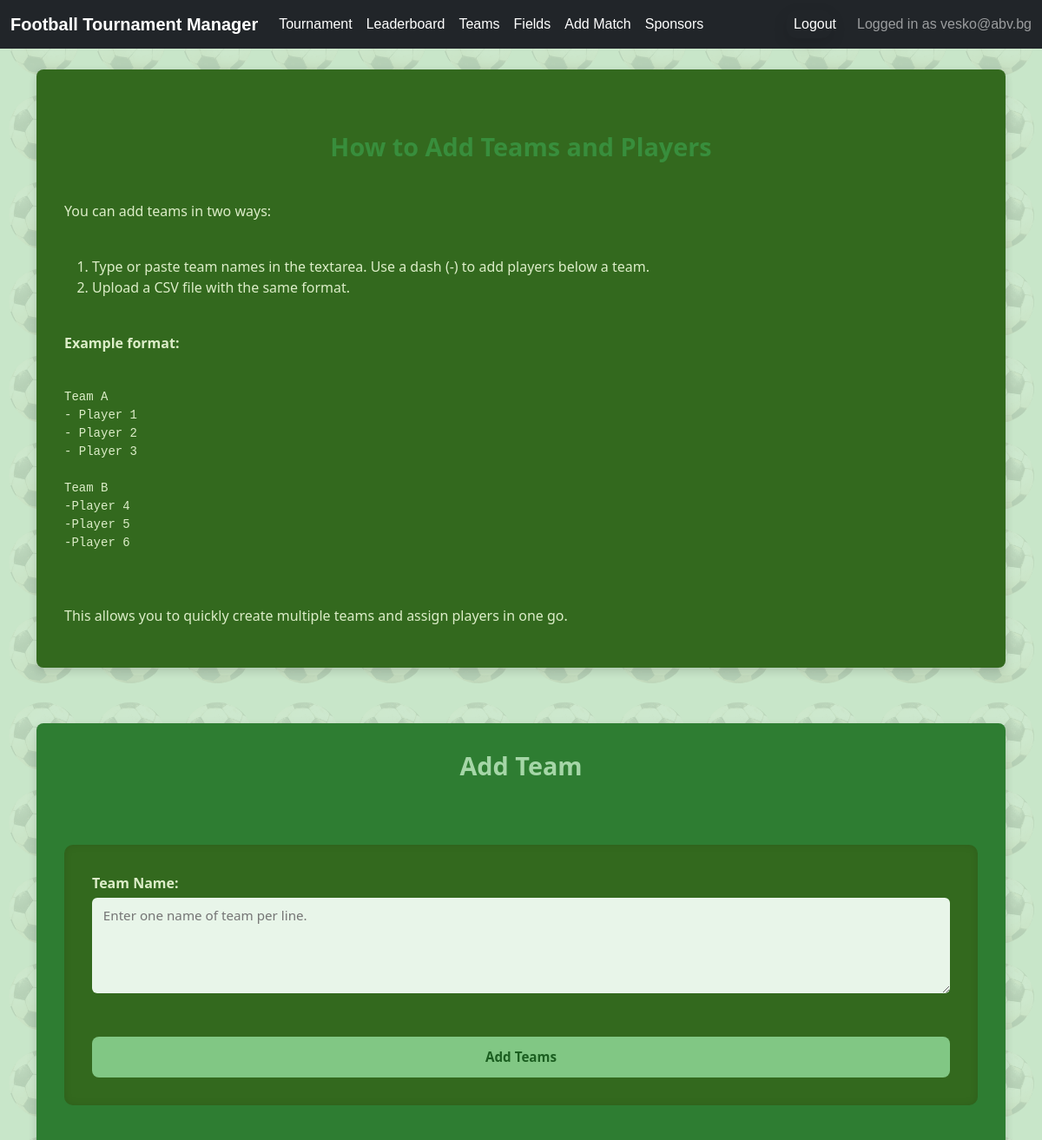
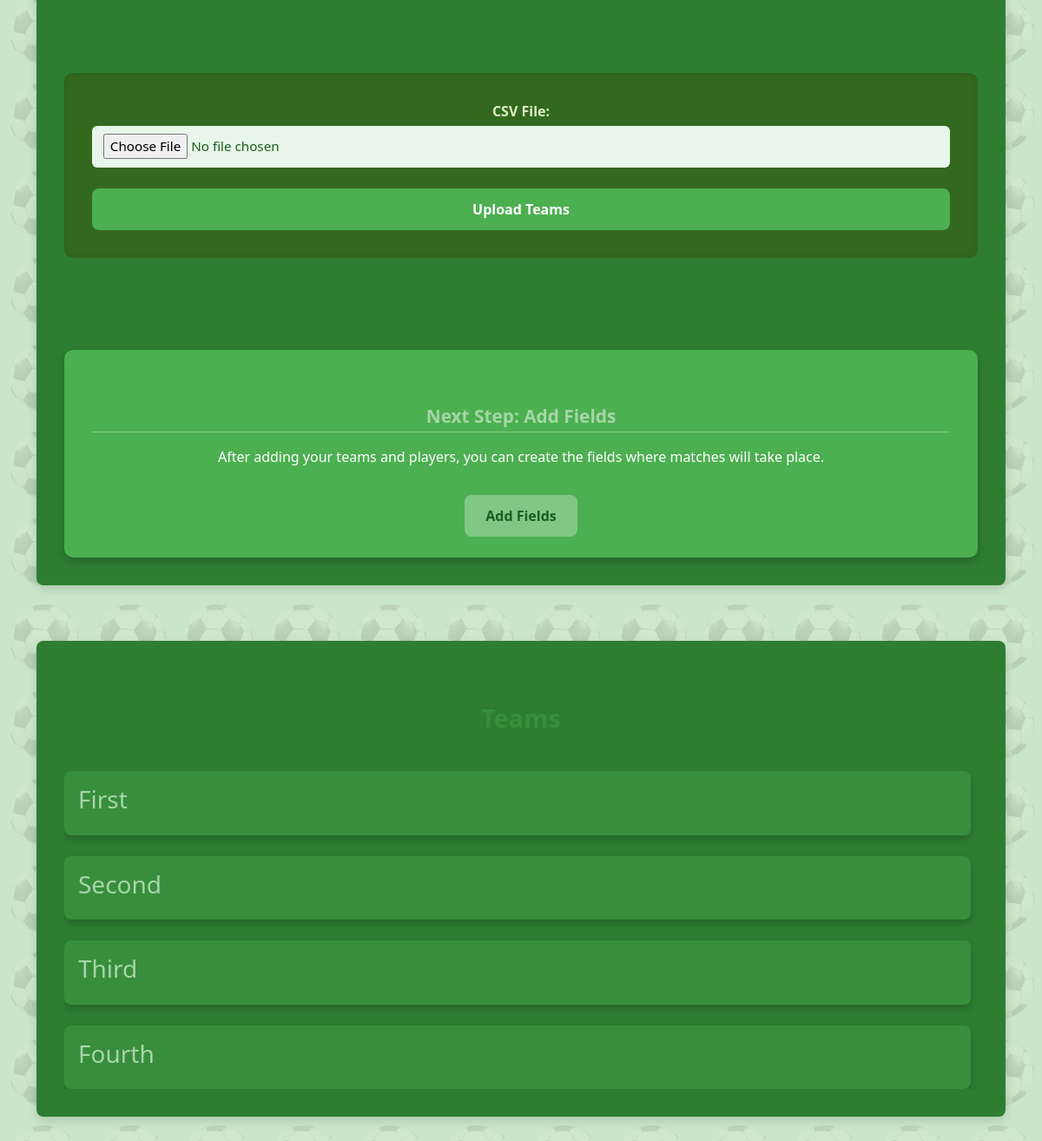
Page /tournament/24/teams/create/ (signed in) on the committed database (2 pictures, top to bottom).
### accounts/models.py (models this page shows)
class AppUser(AbstractBaseUser, PermissionsMixin):
    email = models.EmailField(
        unique=True,
    )
    date_joined = models.DateTimeField(
        default=timezone.now
    )
    is_active = models.BooleanField(
        default=True
    )
    is_staff = models.BooleanField(
        default=False
    )
    USERNAME_FIELD = 'email'
    REQUIRED_FIELDS = []
    objects = AppUserManager()
    def __str__(self):
        return self.email

### tournamentapp/models.py (models this page shows, shortened)
class Team(models.Model):
    name = models.CharField(
        max_length=100,
        verbose_name="Team Name",
        )
    tournament = models.ForeignKey(
        Tournament,
        on_delete=models.CASCADE,
        related_name='teams'
    )
    logo = models.ImageField(
        upload_to='team_logos/',
        blank=True,
        null=True,
        verbose_name="Team Logo",
        )
    tournament_points = models.PositiveIntegerField(
        default=0,
        verbose_name="Tournament Points",
        )
    match_points = models.PositiveIntegerField(
        default=0,
        verbose_name="Match Points",
        )
    class Meta:
        unique_together = ('name', 'tournament')

### tournamentapp/views.py (the view, shortened to what this page needs)
# urls.py: path('tournament/<int:tournament_id>/teams/create/', TeamCreateView.as_view(), name='team-create'),
class TeamCreateView(LoginRequiredMixin, CreateView):
    model = Team
    form_class = TeamCreateForm
    template_name = 'teams/team_form.html'
    def dispatch(self, request, *args, **kwargs):
        self.tournament_id = kwargs.get('tournament_id')
        self.tournament = get_object_or_404(Tournament, pk=self.tournament_id, owner=request.user)
        return super().dispatch(request, *args, **kwargs)
    def get_context_data(self, **kwargs):
        context = super().get_context_data(**kwargs)
        context['tournament'] = self.tournament
        context['teams'] = self.tournament.teams.all().prefetch_related('player_set')
        return context

### tournamentapp/forms.py (shortened to what this page needs)
class TeamCreateForm(forms.ModelForm):
    class Meta:
        model = Team
        fields = ['name',]
        widgets =  {
            'name': forms.Textarea(
                attrs = {
                    'rows': 4,
                    'placeholder': 'Enter one name of team per line.',
                    'class': 'form-input',
                }
            )
        }

### tournamentapp/context_processors.py (called while the page is built)
def current_tournament(request):
    tournament = Tournament.objects.first()
    return {'tournament': tournament}

### tournamentapp/templates/teams/team_form.html (shortened to what this page needs)
{% extends 'base.html' %}
{% block content %}
<div class="team-dashboard">
  <div class="dashboard-left">
    <h2>How to Add Teams and Players</h2>
    <p>
      You can add teams in two ways:
    </p>
    <ol>
      <li>Type or paste team names in the textarea. Use a dash (-) to add players below a team.</li>
      <li>Upload a CSV file with the same format.</li>
    </ol>
    <p><strong>Example format:</strong></p>
    <pre>
Team A
- Player 1
- Player 2
- Player 3
Team B
-Player 4
-Player 5
-Player 6
    </pre>
    <p>This allows you to quickly create multiple teams and assign players in one go.</p>
  </div>
  <div class="dashboard-center container team-form-container">
    <h1 class="page-title">Add Team</h1>
    <form method="post" enctype="multipart/form-data" class="form form-single">
      {{ form.as_p }}
      <button type="submit" class="btn btn-primary">Add Teams</button>
    </form>
    <form method="post" enctype="multipart/form-data" class="form form-batch">
      <div class="form-group">
        <label for="csv_file" class="form-label">CSV File:</label>
        <input type="file" name="csv_file" id="csv_file" class="form-input" accept=".csv" required>
      </div>
      <button type="submit" name="submit_type" value="batch" class="btn btn-success">Upload Teams</button>
    </form>
    <div class="next-step">
      <h2 class="section-title">Next Step: Add Fields</h2>
      <p>
        After adding your teams and players, you can create the fields where matches will take place.
      </p>
      <a href="{% url 'field-create' tournament_id=tournament.pk %}" class="btn btn-secondary">
        Add Fields
      </a>
    </div>
  </div>
  <div class="dashboard-right">
    {% if tournament %}
    <h2 class="section-title">Teams</h2>
    <div class="teams-scroll">
      <div class="teams-columns">
        {% for team in tournament.teams.all %}
          <div class="team-card">
            <a href="{% url 'team-detail' tournament_id=tournament.pk pk=team.pk %}" class="team-link">
              <h3>{{ team.name }}</h3>
            </a>
          </div>
        {% empty %}
          <p>No teams have been added yet.</p>
        {% endfor %}
      </div>
    </div>
    {% endif %}
  </div>
</div>
{% endblock %}

### tournamentapp/templates/base.html (shortened to what this page needs)
{% load static %}
<!DOCTYPE html>
<html lang="en">
<head>
    <link href="https://cdn.jsdelivr.net/npm/bootstrap@5.3.0/dist/css/bootstrap.min.css" rel="stylesheet" />
    <link rel="stylesheet" type="text/css" href="{% static 'css/styles.css' %}">
</head>
<body>
    <nav class="navbar navbar-expand-lg navbar-dark bg-dark fixed-top">
        <div class="container-fluid">
                <a class="navbar-brand" href="{% url 'landing-page' %}">Football Tournament Manager</a>
            <div class="collapse navbar-collapse" id="navbarNav">
                <ul class="navbar-nav me-auto">
                    {% if user.is_authenticated and tournament and tournament.owner == user %}
                        <li class="nav-item">
                            <a class="nav-link" href="{% url 'tournament-detail' tournament.id %}">Tournament</a>
                        </li>
                        <li class="nav-item">
                            <a class="nav-link" href="{% url 'leaderboard' tournament.id %}">Leaderboard</a>
                        </li>
                        {% if not tournament.is_finished %}
                            <li class="nav-item">
                                <a class="nav-link" href="{% url 'team-list' tournament.id %}">Teams</a>
                            </li>
                            <li class="nav-item">
                                <a class="nav-link" href="{% url 'field-create' tournament.id %}">Fields</a>
                            </li>
                            <li class="nav-item">
                                <a class="nav-link" href="{% url 'match-create' tournament.id %}">Add Match</a>
                            </li>
                            <li class="nav-item">
                                <a class="nav-link" href="{% url 'sponsor-list' tournament.id %}">Sponsors</a>
                            </li>
                        {% endif %}
                    {% endif %}
                </ul>
                <ul class="navbar-nav ms-auto">
                    {% if user.is_authenticated %}
                        <li class="nav-item logout-form">
                            <form method="post" action="{% url 'logout' %}">
                                <button type="submit" class="logout-button">Logout</button>
                            </form>
                        </li>
                    {% endif %}
                </ul>
            </div>
                {% if user.is_authenticated %}
                        <span class="navbar-text">
                            Logged in as {{ user }}
                        </span>
                {% endif %}
        </div>
    </nav>
    <div class="container" style="margin-top: 80px;">
        {% block content %}
        {% endblock %}
    </div>
</body>
</html>

### tournamentapp/static/css/base.css (style rules this page uses)
body::before { content: ""; position: fixed; top: 0; left: 0; width: 100%; height: 100%; background: url("/static/imgs/footnail.png"); background-size: 100px; opacity: 10%; mix-blend-mode: multiply; z-index: -1; }
body { background-color: #c8e6c9; opacity: 99.9%; z-index: -11; }

### tournamentapp/static/css/navbar.css (style rules this page uses)
.navbar { font-family: Arial, sans-serif; }
.navbar-brand { font-weight: bold; color: #ffffff !important; font-size: 1.25rem; transition: color 0.2s ease; }
.navbar-nav .nav-link { color: #ffffff; font-weight: 500; transition: color 0.2s ease; }
.logout-form > form { display: flex; align-items: center; margin: 0; padding: 0; border: none; background: transparent; }
.logout-button { background: transparent !important; border: none !important; padding: 0.25rem 0.5rem; margin: 0; font: inherit; color: inherit; cursor: pointer; text-decoration: none; display: inline-flex; align-items: center; transition: color 0.2s ease; }
.navbar-text, .navbar-nav .logout-form { display: flex; align-items: center; margin-left: 1rem; }

### tournamentapp/static/css/tournament_form.css (style rules this page uses)
form { background: #388e3c; width: 80%; max-width: 800px; margin: 50px auto; padding: 30px; border-radius: 12px; box-shadow: 0 6px 18px rgba(0, 0, 0, 0.1); color: #ffffff; transition: transform 0.2s ease, box-shadow 0.2s ease; }
h2 { text-align: center; font-size: 1.8rem; margin-top: 40px; margin-bottom: 20px; color: #388e3c; font-weight: bold; }
form p { margin-bottom: 20px; color: #e8f5e9; }
form label { display: block; font-weight: 600; margin-bottom: 8px; color: #dcedc8; }
form input, form select, form textarea { width: 100%; padding: 10px; border: 1px solid #81c784; border-radius: 6px; background: #a5d6a7; color: #1b5e20; transition: border-color 0.3s ease, box-shadow 0.3s ease; }
form button { width: 100%; padding: 12px; background: #66bb6a; color: #fff; border: none; border-radius: 8px; font-size: 1rem; font-weight: 600; cursor: pointer; transition: background 0.3s ease, transform 0.2s ease; }

### tournamentapp/static/css/match_form.css (style rules this page uses)
.form-group { display: flex; flex-direction: column; align-items: center; text-align: center; }
.form-label { font-weight: 600; margin-bottom: 0.5rem; color: #34495e; width: 100%; }

### tournamentapp/static/css/sponsor_form.css (style rules this page uses)
.btn-primary { display: inline-block; width: 100%; padding: 0.6rem; background: #81c784; color: #1b5e20; border: none; border-radius: 4px; font-size: 0.95rem; font-weight: 600; cursor: pointer; }

### rows in the picture
AppUser: email "vesko@abv.bg"
Team: name "First"
Team: name "Second"
Team: name "Third"
Team: name "Fourth"
